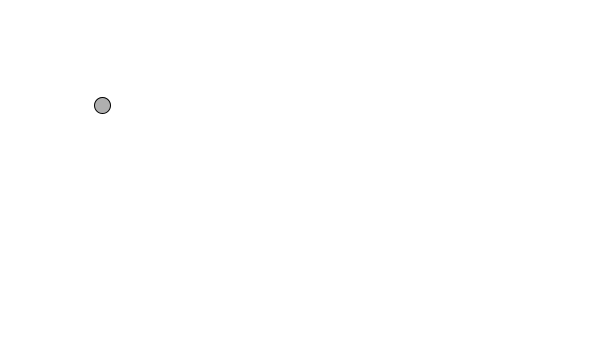
Frame 1 (no input)
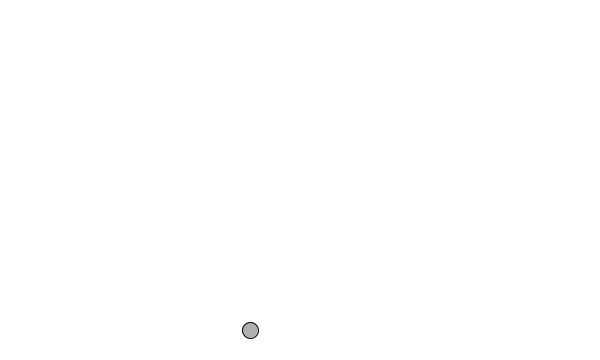
Frame 60 (the mouse pressed at the canvas centre just before this capture)
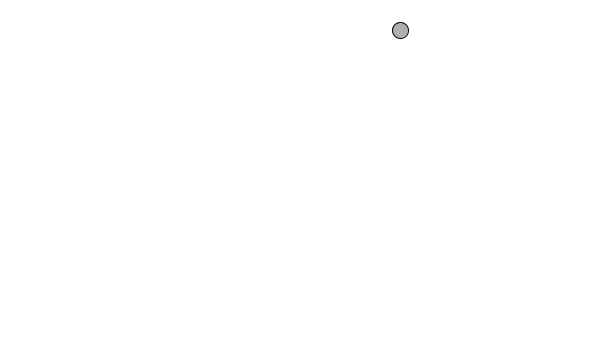
Frame 120 (the mouse held since frame 60 and released just before this capture)

The Processing sketch that drew these frames (run headless with seeded random() and noise(); from frame 60 on, the mouse is pressed at the canvas centre):

// Processing sketch: sketch_1_2_BouncingBalls_PVector
// ── sketch_1_2_BouncingBalls_PVector.pde

class PVect{
 
  float x;
  float y;
  
  PVect(float x_, float y_){
    x = x_;
    y = y_;
  }
  
  void add(PVect v){
   
    x += v.x;
    y += v.y;
  }
  
}

PVect location;
PVect velocity;

void setup(){
  size(600,360);
  background(255);
  
  location = new PVect(100,100);
  velocity = new PVect(2.5,5);

}


void draw(){

  background(255);
  

  location.add(velocity);
  
  if ((location.x > width)||(location.x < 0)){
        velocity.x *= -1;
   }
    
  if ((location.y > height)||(location.y < 0)){
      velocity.y *= -1;
  }

  stroke(0);
  fill(175);
  
  ellipse(location.x,location.y,16,16);

}
